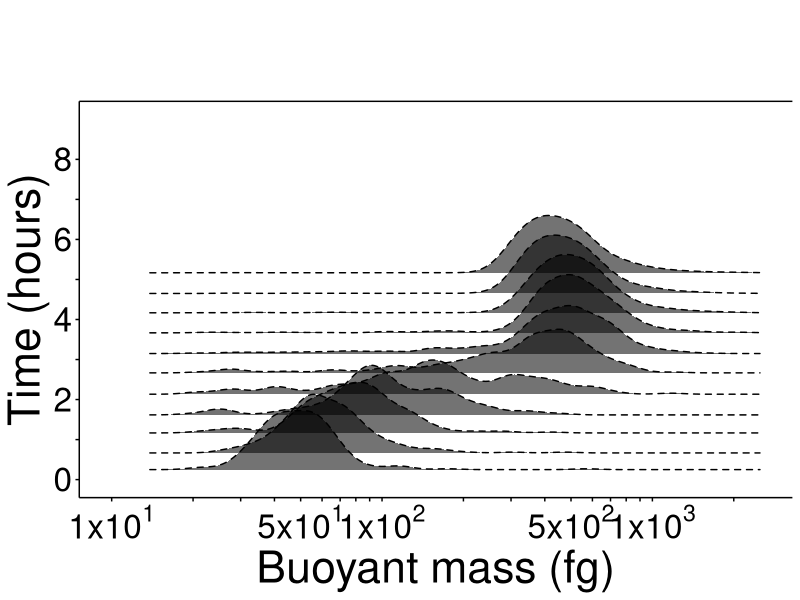
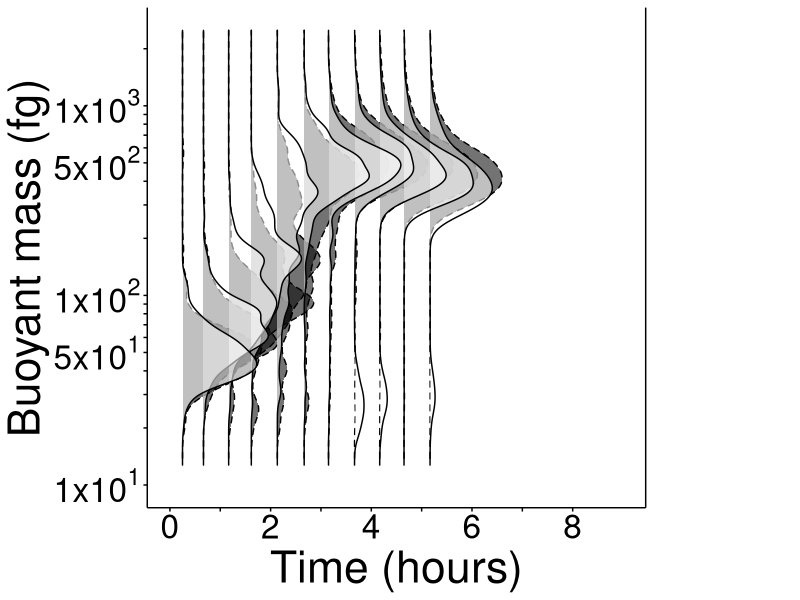
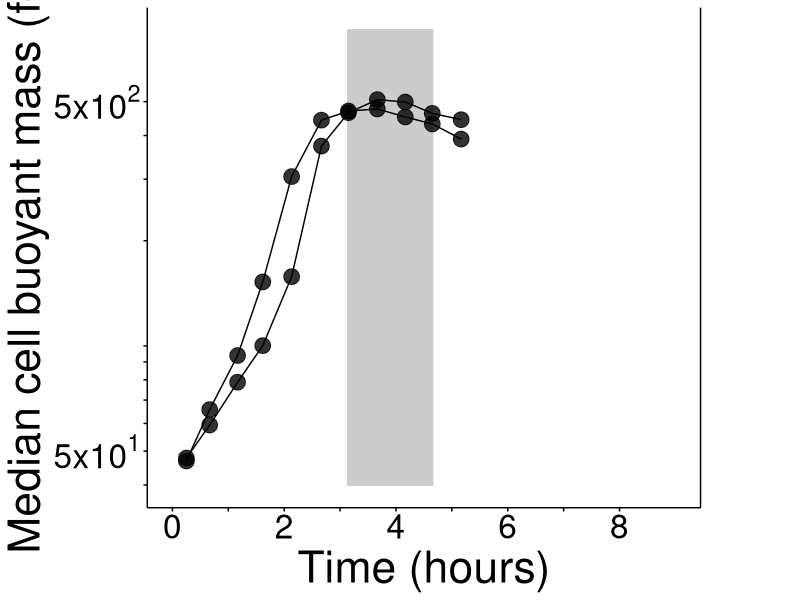
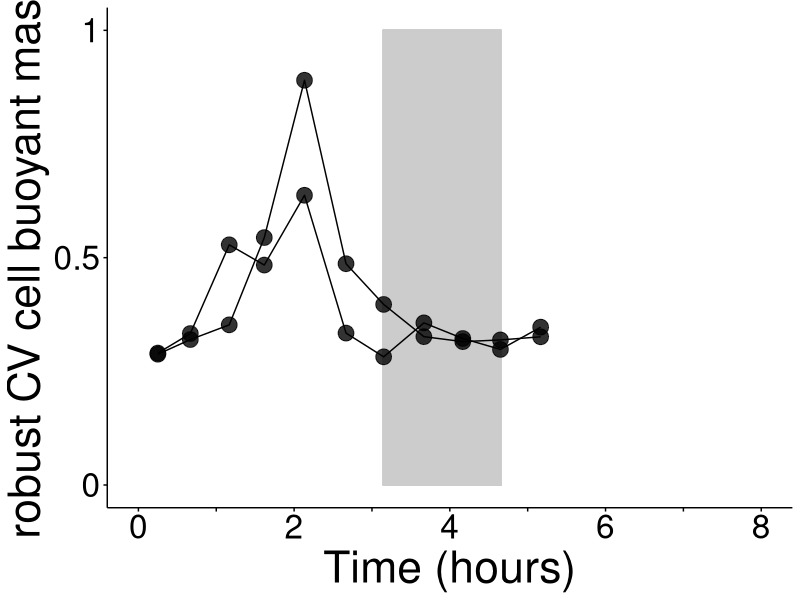

Generate these figures, in order, with R:
require("tidyverse")
require("ggridges")
#load data
#set the path in the line below to wherever you store the data locally
#
data_fig1a <- read.csv("Fig1a1d_SF2a_1G07_1E4_Data_withMetadata.csv")
head(data_fig1a)
tail(data_fig1a)
#
#
#split dataset by replicate
data_fig1a_rep1 <- subset(data_fig1a, data_fig1a$rep == "rep1")
data_fig1a_rep2 <- subset(data_fig1a, data_fig1a$rep == "rep2")
#
#
#calculate mean and median buoyant mass by well for each replicate
#rep1
rep1_groupmean <- tapply(data_fig1a_rep1$Mass, data_fig1a_rep1$SampleTime, mean)
rep1_groupmedian <- tapply(data_fig1a_rep1$Mass, data_fig1a_rep1$SampleTime, median)
rep1_groupq1 <- tapply(data_fig1a_rep1$Mass, data_fig1a_rep1$SampleTime, quantile , 0.25, na.rm = T)
rep1_groupq3 <- tapply(data_fig1a_rep1$Mass, data_fig1a_rep1$SampleTime, quantile , 0.75, na.rm = T)
rep1_groupIQR <- tapply(data_fig1a_rep1$Mass, data_fig1a_rep1$SampleTime, IQR)
rep1_group_Time_min <- sort(unique(data_fig1a_rep1$SampleTime))
#make a new dataframe of statistics
rep1_stats <- data.frame("Time_min" = rep1_group_Time_min, "meanmass" = rep1_groupmean, "medianmass" = rep1_groupmedian, "Q1" = rep1_groupq1, "Q3" = rep1_groupq3, "IQR" = rep1_groupIQR)
rep1_stats$rCV <- 0.741*rep1_stats$IQR / rep1_stats$medianmass
rep1_stats$Time_hrs <- rep1_stats$Time_min /60
rep1_stats$rep <- rep(1, 11)
#
rep1_stats
#
#rep2
rep2_groupmean <- tapply(data_fig1a_rep2$Mass, data_fig1a_rep2$SampleTime, mean)
rep2_groupmedian <- tapply(data_fig1a_rep2$Mass, data_fig1a_rep2$SampleTime, median)
rep2_groupq1 <- tapply(data_fig1a_rep2$Mass, data_fig1a_rep2$SampleTime, quantile , 0.25, na.rm = T)
rep2_groupq3 <- tapply(data_fig1a_rep2$Mass, data_fig1a_rep2$SampleTime, quantile , 0.75, na.rm = T)
rep2_groupIQR <- tapply(data_fig1a_rep2$Mass, data_fig1a_rep2$SampleTime, IQR)
rep2_group_Time_min <- sort(unique(data_fig1a_rep2$SampleTime))
#make a new dataframe of statistics
rep2_stats <- data.frame("Time_min" = rep2_group_Time_min, "meanmass" = rep2_groupmean, "medianmass" = rep2_groupmedian, "Q1" = rep2_groupq1, "Q3" = rep2_groupq3, "IQR" = rep2_groupIQR)
rep2_stats$rCV <- 0.741*rep2_stats$IQR / rep2_stats$medianmass
rep2_stats$Time_hrs <- rep2_stats$Time_min /60
rep2_stats$rep <- rep(2, 11)
#
rep2_stats
#
#combine summary stats
bothreps_stats <- rbind(rep1_stats, rep2_stats)
bothreps_stats
#
#
#PLOTS
#
#Figure 1a step 1
#first make plot with replicate 1
temp_1A_rep1 <- ggplot(data_fig1a_rep1, aes(x = Mass, y = SampleTime_hrs, group = SampleTime_hrs, alpha = 0.3)) + ggridges::geom_density_ridges(scale = 3, show.legend = FALSE, fill = "black", linetype = "dashed") +  scale_x_continuous(name = "Buoyant mass (fg)", limits = c(10, 2500), breaks = c(10, 20, 30, 40, 50, 60, 70, 80, 90, 100, 200, 300, 400, 500, 600, 700, 800, 900, 1000, 2000), labels = c(expression("1x10"^1), "", "", "", expression("5x10"^1), "", "", "", "", expression("1x10"^2), "", "", "", expression("5x10"^2), "", "", "", "", expression("1x10"^3), ""), trans = "log10", sec.axis = sec_axis(trans = ~.*1, breaks = c(50, 500), labels = c(0.001, 0.01), name = expression("OD"[600]))) + scale_y_continuous(name = "Time (hours)", limits = c(0,9), breaks = seq(0, 8, 1), labels = c(0,"", 2,"", 4,"", 6, "", 8)) + theme(legend.position = "none", strip.background = element_blank(), strip.text = element_blank(), panel.background = element_blank(), axis.line.x = element_line(colour = "black"), axis.text.x.top = element_text(colour = "white"), axis.line.y = element_line(colour = "black"), axis.ticks = element_line(colour = "black"), axis.ticks.x.top = element_blank(), axis.ticks.y.right = element_blank(),  panel.grid.minor = element_blank(), panel.grid.major = element_blank(), axis.text.y = element_text(colour = "black", size = 24), axis.text.y.right = element_text(colour = "white"), axis.text.x = element_text(colour = "black", size = 24), axis.title.y = element_text(size = 32, angle = 90), axis.title.x = element_text(size = 32), axis.title.x.top = element_text(colour = "white"), axis.title.y.right = element_text(colour = "white"))
temp_1A_rep1
#
#Figure 1a step 2
#make overlay of rep2 on top of previously made plot of rep 1
temp_1A_bothreps <- temp_1A_rep1 + ggridges::geom_density_ridges(data = data_fig1a_rep2, aes(x = Mass, y = SampleTime_hrs, group = SampleTime_hrs, alpha = 0.3), scale = 3, show.legend = FALSE, fill = "gray100")
#
#Figure 1a Final step
#invert axes of previously made overlay plot
Figure1A <- temp_1A_bothreps +coord_flip()
Figure1A
#
#
#New Figure 1d
Figure1D <- ggplot(data = bothreps_stats, aes(y= medianmass, x = Time_hrs)) +geom_rect(aes(xmin = 189/60, xmax = 279/60, ymin = 40, ymax = 800), colour = "gray80", fill = "gray80") +geom_point(shape = 21, fill = "black", size = 5, alpha = 0.8) +geom_line(aes(group = as.factor(rep)), linetype = "solid")  +scale_x_continuous(limits = c(0, 9), breaks = seq(0, 8, 1), labels = c(0, "", 2, "", 4, "", 6, "", 8)) +scale_y_continuous(limits = c(40, 800), breaks = c(40, 50, 60, 70, 80, 90, 100, 200, 300, 400, 500), labels = c(expression("","5x10"^1), "", "", "", "", "", "", "", "", expression("5x10"^2)), trans = "log", sec.axis = sec_axis(trans = ~.*1, breaks = c(50, 500), labels = c(0.001, 0.01), expression("OD"[600]))) + xlab('Time (hours)') + ylab('Median cell buoyant mass (fg)') + theme(legend.position = "none", strip.background = element_blank(), strip.text = element_blank(), panel.background = element_blank(), axis.line.x = element_line(colour = "black"), axis.line.y = element_line(colour = "black"), axis.ticks.x = element_line(colour = "black"), axis.ticks.y = element_line(colour = "black"), axis.ticks.y.right = element_blank(), panel.grid.minor = element_blank(), panel.grid.major = element_blank(), axis.text.y = element_text(colour = "black", size = 24), axis.text.y.right = element_text(colour = "white"), axis.text.x = element_text(colour = "black", size = 24), axis.title.y = element_text(size = 32, angle = 90), axis.title.y.right = element_text(colour = "white"), axis.title.x = element_text(size = 32))
Figure1D
#
#
#Supplemental Figure 2A
#plot of CV and rCV vs time of each replicate
SuppFigure2A <- ggplot(data = bothreps_stats, aes(y= rCV, x = Time_hrs)) +geom_rect(aes(xmin = 189/60, xmax = 279/60, ymin = 0, ymax = 1), colour = "gray80", fill = "gray80") +geom_point(shape = 21, fill = "black", size = 5, alpha = 0.8) +geom_line(aes(group = as.factor(rep)), linetype = "solid")  +scale_x_continuous(limits = c(0, 8), breaks = seq(0, 8, 1), labels = c(0, "", 2, "", 4, "", 6, "", 8)) +scale_y_continuous(limits = c(0, 1), breaks = c(0, 0.5, 1), labels = c(0, 0.5, 1)) + xlab('Time (hours)') + ylab('robust CV cell buoyant mass') + theme(legend.position = "none", strip.background = element_blank(), strip.text = element_blank(), panel.background = element_blank(), axis.line.x = element_line(colour = "black"), axis.line.y = element_line(colour = "black"), axis.ticks.x = element_line(colour = "black"), axis.ticks.y = element_line(colour = "black"), panel.grid.minor = element_blank(), panel.grid.major = element_blank(), axis.text.y = element_text(colour = "black", size = 24), axis.text.x = element_text(colour = "black", size = 24), axis.title.y = element_text(size = 32, angle = 90), axis.title.x = element_text(size = 32))
SuppFigure2A